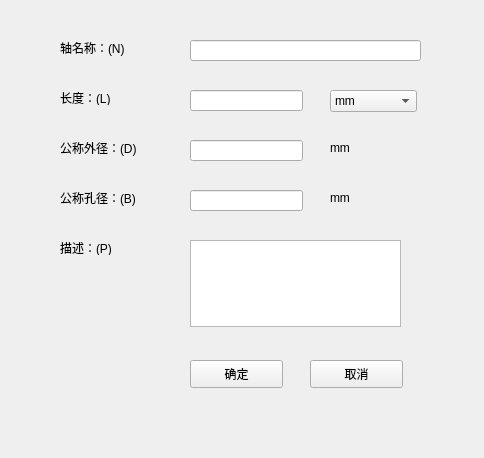
<?xml version="1.0" encoding="UTF-8"?>
<ui version="4.0">
 <class>BearingParameterWidget</class>
 <widget class="QWidget" name="BearingParameterWidget">
  <property name="geometry">
   <rect>
    <x>0</x>
    <y>0</y>
    <width>484</width>
    <height>458</height>
   </rect>
  </property>
  <property name="windowTitle">
   <string>Form</string>
  </property>
  <widget class="QLabel" name="label_2">
   <property name="geometry">
    <rect>
     <x>60</x>
     <y>90</y>
     <width>72</width>
     <height>15</height>
    </rect>
   </property>
   <property name="text">
    <string>长度：(L)</string>
   </property>
  </widget>
  <widget class="QLabel" name="label_5">
   <property name="geometry">
    <rect>
     <x>60</x>
     <y>240</y>
     <width>72</width>
     <height>15</height>
    </rect>
   </property>
   <property name="text">
    <string>描述：(P)</string>
   </property>
  </widget>
  <widget class="QPushButton" name="confirmButton">
   <property name="geometry">
    <rect>
     <x>190</x>
     <y>360</y>
     <width>93</width>
     <height>28</height>
    </rect>
   </property>
   <property name="text">
    <string>确定</string>
   </property>
  </widget>
  <widget class="QLabel" name="label_7">
   <property name="geometry">
    <rect>
     <x>330</x>
     <y>190</y>
     <width>72</width>
     <height>15</height>
    </rect>
   </property>
   <property name="text">
    <string>mm</string>
   </property>
  </widget>
  <widget class="QLabel" name="label">
   <property name="geometry">
    <rect>
     <x>60</x>
     <y>40</y>
     <width>111</width>
     <height>16</height>
    </rect>
   </property>
   <property name="text">
    <string>轴名称：(N)</string>
   </property>
  </widget>
  <widget class="QLineEdit" name="lineEdit_2">
   <property name="geometry">
    <rect>
     <x>190</x>
     <y>90</y>
     <width>113</width>
     <height>21</height>
    </rect>
   </property>
  </widget>
  <widget class="QLineEdit" name="lineEdit">
   <property name="geometry">
    <rect>
     <x>190</x>
     <y>40</y>
     <width>231</width>
     <height>21</height>
    </rect>
   </property>
  </widget>
  <widget class="QLineEdit" name="lineEdit_4">
   <property name="geometry">
    <rect>
     <x>190</x>
     <y>190</y>
     <width>113</width>
     <height>21</height>
    </rect>
   </property>
  </widget>
  <widget class="QComboBox" name="comboBox">
   <property name="geometry">
    <rect>
     <x>330</x>
     <y>90</y>
     <width>87</width>
     <height>22</height>
    </rect>
   </property>
   <item>
    <property name="text">
     <string>mm</string>
    </property>
   </item>
   <item>
    <property name="text">
     <string>dm</string>
    </property>
   </item>
   <item>
    <property name="text">
     <string>cm</string>
    </property>
   </item>
   <item>
    <property name="text">
     <string>in</string>
    </property>
   </item>
   <item>
    <property name="text">
     <string>inch</string>
    </property>
   </item>
   <item>
    <property name="text">
     <string>m</string>
    </property>
   </item>
   <item>
    <property name="text">
     <string>metre</string>
    </property>
   </item>
   <item>
    <property name="text">
     <string>yd</string>
    </property>
   </item>
   <item>
    <property name="text">
     <string>feet</string>
    </property>
   </item>
   <item>
    <property name="text">
     <string>ft</string>
    </property>
   </item>
  </widget>
  <widget class="QLabel" name="label_6">
   <property name="geometry">
    <rect>
     <x>330</x>
     <y>140</y>
     <width>72</width>
     <height>15</height>
    </rect>
   </property>
   <property name="text">
    <string>mm</string>
   </property>
  </widget>
  <widget class="QLabel" name="label_3">
   <property name="geometry">
    <rect>
     <x>60</x>
     <y>140</y>
     <width>101</width>
     <height>16</height>
    </rect>
   </property>
   <property name="text">
    <string>公称外径：(D)</string>
   </property>
  </widget>
  <widget class="QLabel" name="label_4">
   <property name="geometry">
    <rect>
     <x>60</x>
     <y>190</y>
     <width>101</width>
     <height>16</height>
    </rect>
   </property>
   <property name="text">
    <string>公称孔径：(B)</string>
   </property>
  </widget>
  <widget class="QLineEdit" name="lineEdit_3">
   <property name="geometry">
    <rect>
     <x>190</x>
     <y>140</y>
     <width>113</width>
     <height>21</height>
    </rect>
   </property>
  </widget>
  <widget class="QTextEdit" name="textEdit">
   <property name="geometry">
    <rect>
     <x>190</x>
     <y>240</y>
     <width>211</width>
     <height>87</height>
    </rect>
   </property>
  </widget>
  <widget class="QPushButton" name="cancelButton">
   <property name="geometry">
    <rect>
     <x>310</x>
     <y>360</y>
     <width>93</width>
     <height>28</height>
    </rect>
   </property>
   <property name="text">
    <string>取消</string>
   </property>
  </widget>
 </widget>
 <resources/>
 <connections/>
</ui>
